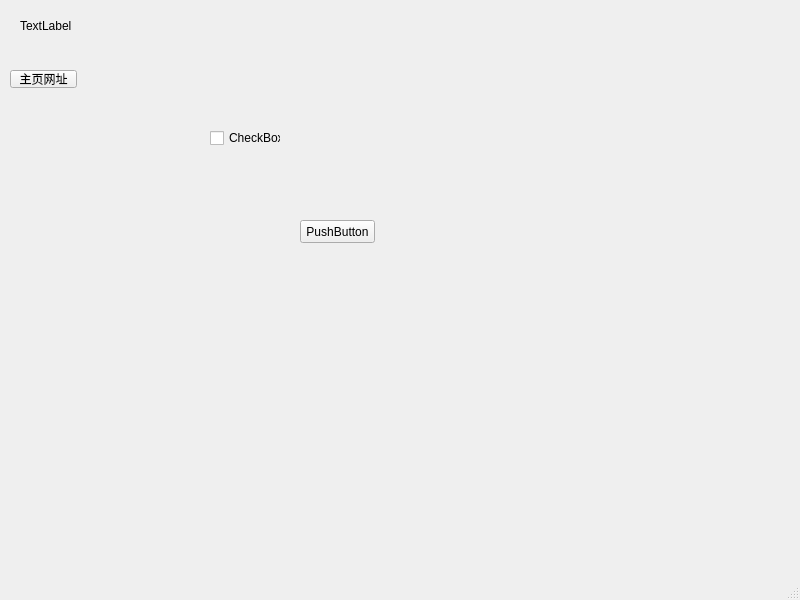
<?xml version="1.0" encoding="UTF-8"?>
<ui version="4.0">
 <class>MainWindow</class>
 <widget class="QMainWindow" name="MainWindow">
  <property name="geometry">
   <rect>
    <x>0</x>
    <y>0</y>
    <width>800</width>
    <height>600</height>
   </rect>
  </property>
  <property name="windowTitle">
   <string>MainWindow</string>
  </property>
  <widget class="QWidget" name="centralwidget">
   <widget class="QToolButton" name="toolButton">
    <property name="geometry">
     <rect>
      <x>10</x>
      <y>70</y>
      <width>67</width>
      <height>18</height>
     </rect>
    </property>
    <property name="text">
     <string>主页网址</string>
    </property>
   </widget>
   <widget class="QLabel" name="label">
    <property name="geometry">
     <rect>
      <x>20</x>
      <y>20</y>
      <width>54</width>
      <height>12</height>
     </rect>
    </property>
    <property name="text">
     <string>TextLabel</string>
    </property>
   </widget>
   <widget class="QPushButton" name="pushButton">
    <property name="geometry">
     <rect>
      <x>300</x>
      <y>220</y>
      <width>75</width>
      <height>23</height>
     </rect>
    </property>
    <property name="text">
     <string>PushButton</string>
    </property>
   </widget>
   <widget class="QCheckBox" name="checkBox">
    <property name="geometry">
     <rect>
      <x>210</x>
      <y>130</y>
      <width>71</width>
      <height>16</height>
     </rect>
    </property>
    <property name="text">
     <string>CheckBox</string>
    </property>
   </widget>
  </widget>
  <widget class="QMenuBar" name="menubar">
   <property name="geometry">
    <rect>
     <x>0</x>
     <y>0</y>
     <width>800</width>
     <height>23</height>
    </rect>
   </property>
  </widget>
  <widget class="QStatusBar" name="statusbar"/>
 </widget>
 <resources/>
 <connections/>
</ui>
